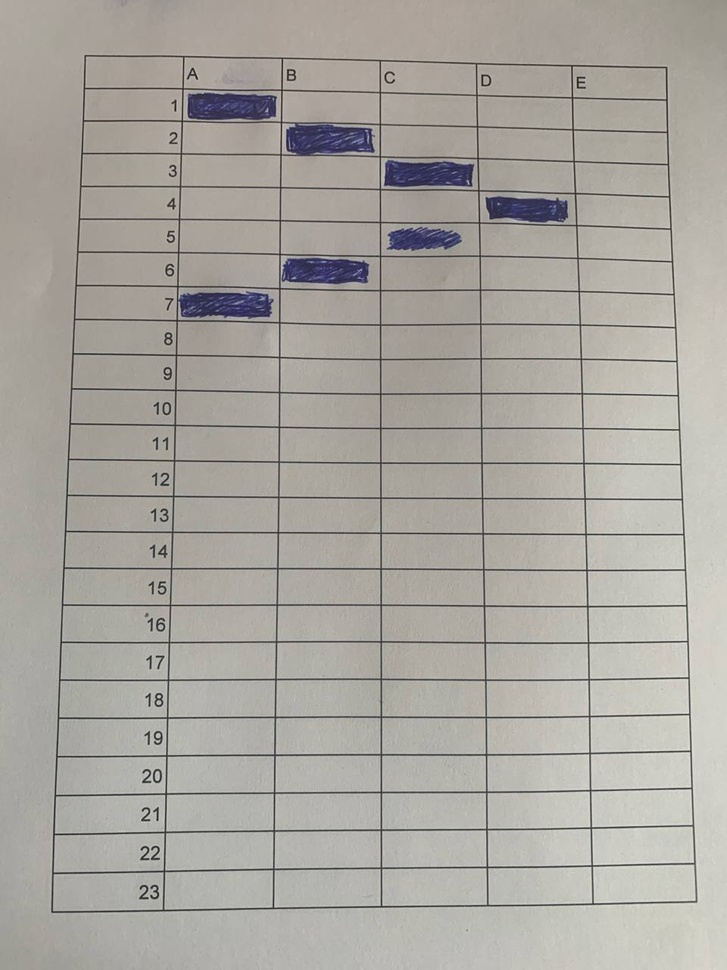
#> input picture assets/photo.jpg, 727 x 970 px, shrunk from 960 x 1280 before the run
$ python -i aurora_cv.py   (imports and definitions only)
#> lines starting #> are read from the running program, lines starting #| are printed output that depends on the picture; after the words box and inside, x2 and y2 are one past the last pixel; in counts of white or black regions, pixels touching at a corner belong together
#> further down, picture is the input picture: shape (970, 727, 3); mean B, G, R 159.7, 166.3, 169.5
import cv2
import numpy as np
import string


def convert_to_grayscale(image_data: np.ndarray) -> np.ndarray:
    return cv2.cvtColor(image_data, cv2.COLOR_BGR2GRAY)


def apply_threshold(
        image_data: np.ndarray, threshold_value: int = 100, max_value: int = 150
) -> np.ndarray:
#> called with threshold_value = 100, max_value = 150
    _, binary_image = cv2.threshold(
        image_data, threshold_value, max_value, cv2.THRESH_BINARY_INV + cv2.THRESH_OTSU
    )
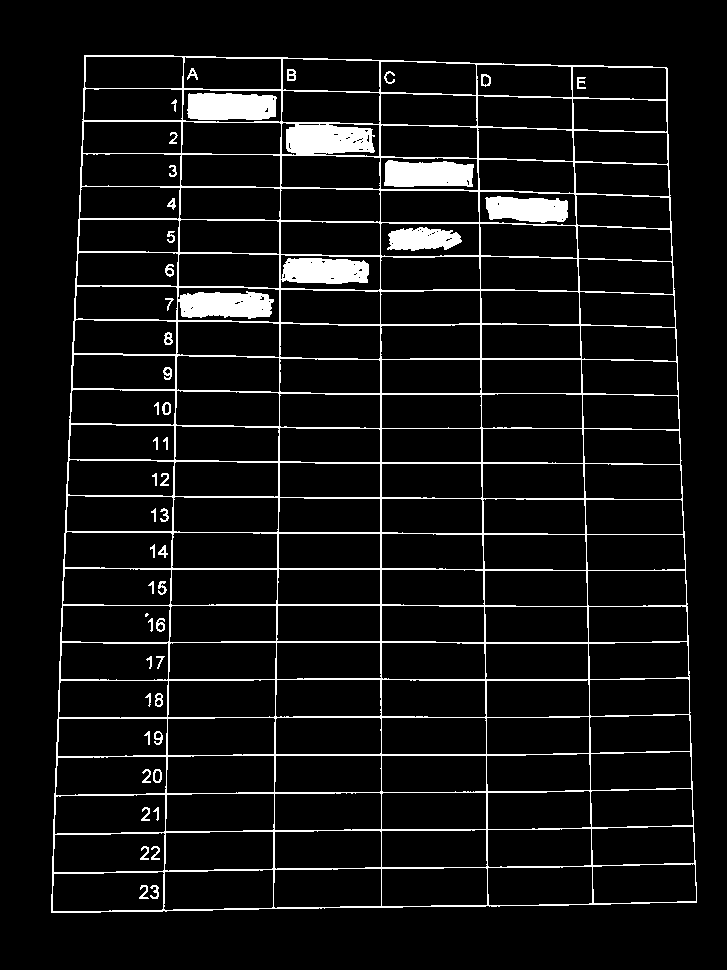
#> binary_image: shape (970, 727); values 0 (black) and 150 (white), 7.3% white; 48 white regions (1 under 20 px)
    return binary_image


def apply_gaussian_blur(image_data: np.ndarray, kernel_size: int = 5) -> np.ndarray:
    return cv2.GaussianBlur(image_data, (kernel_size, kernel_size), 0)


def apply_morphological_operation(
        image_data: np.ndarray, operation: int = cv2.MORPH_CLOSE, kernel_size: int = 5
) -> np.ndarray:
    kernel = np.ones((kernel_size, kernel_size), np.uint8)
    return cv2.morphologyEx(image_data, operation, kernel)


def apply_unsharp_mask(image_data: np.ndarray) -> np.ndarray:
    blurred_image = cv2.GaussianBlur(image_data, (5, 5), 0)
    return cv2.addWeighted(image_data, 1.5, blurred_image, -0.5, 0)


def apply_bilateral_filtering(image_data: np.ndarray) -> np.ndarray:
    return cv2.bilateralFilter(image_data, 5, 50, 50)


# [4 lines left out: function apply_adaptive_threshold, not called in this run]


def apply_non_local_means_denoising(image_data: np.ndarray) -> np.ndarray:
    return cv2.fastNlMeansDenoising(image_data, None, 10, 7, 21)


def find_contours(binary_image: np.ndarray) -> list:
    contours, _ = cv2.findContours(
        binary_image, cv2.RETR_EXTERNAL, cv2.CHAIN_APPROX_SIMPLE
    )
    return contours


def find_largest_contour(contour_list: list) -> np.ndarray:
    return max(contour_list, key=cv2.contourArea)


def approximate_contour(contour: np.ndarray, epsilon: float = 0.1) -> np.ndarray:
    perimeter = cv2.arcLength(contour, True)
    return cv2.approxPolyDP(contour, epsilon * perimeter, True)


def find_table_corners(image_data: np.ndarray) -> np.ndarray:
    grayscale_image = convert_to_grayscale(image_data)
    blurred_image = apply_gaussian_blur(grayscale_image)
    binary_image = apply_threshold(blurred_image)
    binary_image = apply_morphological_operation(binary_image, cv2.MORPH_CLOSE, 5)
    contour_list = find_contours(binary_image)
    largest_contour = find_largest_contour(contour_list)
    corner_points = approximate_contour(largest_contour)
    return corner_points


def fix_perspective(image_data: np.ndarray, corner_points: np.ndarray) -> np.ndarray:
    corner_points = corner_points.reshape(-1, 2)
    center = np.mean(corner_points, axis=0)
    angles = np.arctan2(corner_points[:, 1] - center[1], corner_points[:, 0] - center[0])
    sorted_indices = np.argsort(angles)
    corner_points = corner_points[sorted_indices]

    if corner_points.shape[0] < 4:
        raise ValueError("At least 4 corner points are required")

    source_points = np.float32(corner_points[:4])
    width = max(
        np.linalg.norm(source_points[0] - source_points[1]),
        np.linalg.norm(source_points[2] - source_points[3]),
    )
    height = max(
        np.linalg.norm(source_points[0] - source_points[3]),
        np.linalg.norm(source_points[1] - source_points[2]),
    )
    destination_points = np.float32(
        [[0, 0], [width - 1, 0], [width - 1, height - 1], [0, height - 1]]
    )
    perspective_matrix = cv2.getPerspectiveTransform(source_points, destination_points)
    corrected_image = cv2.warpPerspective(
        image_data, perspective_matrix, (int(width), int(height))
    )
    return corrected_image


def deskew_image(image_data: np.ndarray) -> np.ndarray:
    grayscale_image = convert_to_grayscale(image_data)
    binary_image = apply_threshold(grayscale_image)
    contours, _ = cv2.findContours(
        binary_image, cv2.RETR_EXTERNAL, cv2.CHAIN_APPROX_SIMPLE
    )
#> contours = 1 contour; box (x1, y1, x2, y2) and area: (51, 55, 697, 913) 520014
    contour = max(contours, key=cv2.contourArea)
#> contour = contour of 215 points, box (x1, y1, x2, y2) (51, 55, 697, 913), area 520014
    rect = cv2.minAreaRect(contour)
#> rect = ((373.5, 483.5), (857, 645), -90)
    (x, y), (w, h), angle = rect
#> x = 373.5; y = 483.5; w = 857; h = 645; angle = -90
    if angle > 45:
        angle = 90 - angle
    else:
        angle = -angle
#> angle = 90
    (h, w) = image_data.shape[:2]
#> h = 970; w = 727
    center = (w // 2, h // 2)
#> center = (363, 485)
    M = cv2.getRotationMatrix2D(center, angle, 1.0)
#> M = [[6.12e-17, 1, -122], [-1, 6.12e-17, 848]]
    corrected_image = cv2.warpAffine(image_data, M, (w, h))
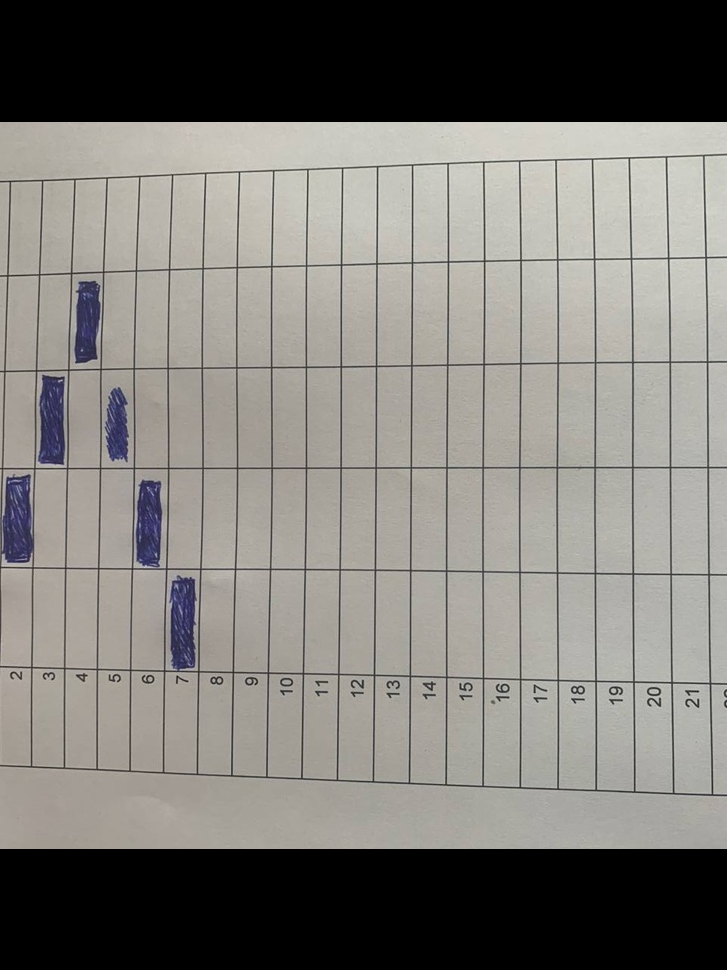
#> corrected_image: shape (970, 727, 3); mean B, G, R 119.2, 124.1, 126.4
    return corrected_image


# [12 lines left out: function detect_trapezoidal_table, not called in this run]


def process_image(image_data: np.ndarray) -> np.ndarray:
    image_data = deskew_image(image_data)
    corner_points = find_table_corners(image_data)
#> call 2 of apply_threshold, with threshold_value = 100, max_value = 150
#> in apply_threshold (call 2), `_, binary_image = cv2.threshold( image_data, threshold_value, max_valu..`:
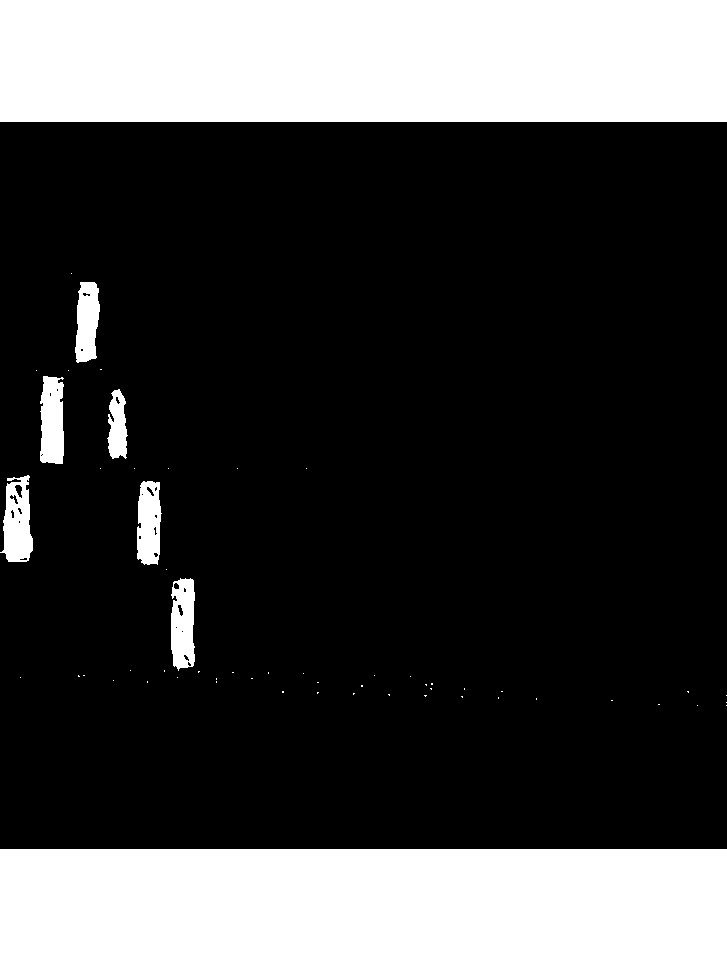
#> binary_image: shape (970, 727); values 0 (black) and 150 (white), 26.5% white; 57 white regions (49 under 20 px), largest, box (x1, y1, x2, y2) and area: (0, 0, 727, 122) 88694, (0, 849, 727, 970) 87967, (0, 475, 33, 562) 1955
#> in apply_morphological_operation, `return cv2.morphologyEx(image_data, operation, kernel)`:
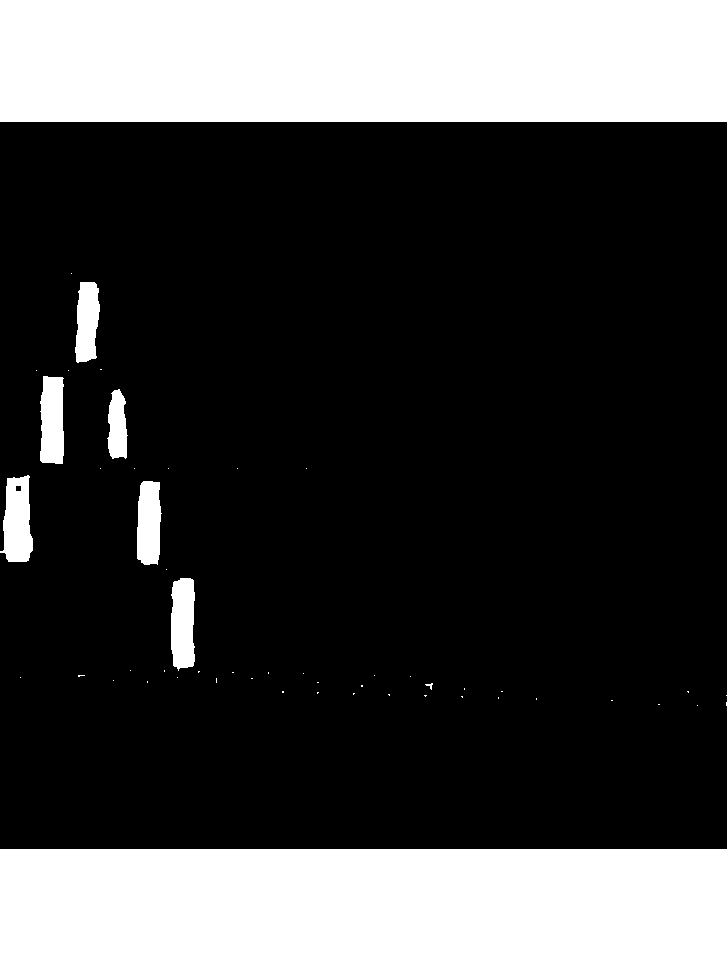
#> returned value: shape (970, 727); values 0 (black) and 150 (white), 26.6% white; 52 white regions (43 under 20 px)
#> in find_contours, `contours, _ = cv2.findContours( binary_image, cv2.RETR_EXTERNAL, cv2.C..`: contours = 52 contours, 44 with area under 20; largest, box (x1, y1, x2, y2) and area: (0, 0, 727, 122) 87846, (0, 849, 727, 970) 87120, (0, 475, 33, 562) 2026, (171, 578, 195, 671) 1851, (40, 376, 64, 464) 1796, (137, 481, 162, 565) 1696, (75, 282, 100, 363) 1494, (107, 389, 128, 459) 1018
#> in find_table_corners, `contour_list = find_contours(binary_image)`: contour_list has the same summary as contours in find_contours
#> in find_table_corners, `largest_contour = find_largest_contour(contour_list)`: largest_contour = [[0, 0], [0, 121], [726, 121], [726, 0]]
#> in approximate_contour, `perimeter = cv2.arcLength(contour, True)`: perimeter = 1694
#> in find_table_corners, `corner_points = approximate_contour(largest_contour)`: corner_points = [[0, 0], [726, 121]]
#> corner_points = [[0, 0], [726, 121]]
    corrected_image = fix_perspective(image_data, corner_points)
#> in fix_perspective, `center = np.mean(corner_points, axis=0)`: center = [363, 60.5]
#> in fix_perspective, `angles = np.arctan2(corner_points[:, 1] - center[1], corner_points[:, ..`: angles = [-2.98, 0.165]
#> in fix_perspective, `sorted_indices = np.argsort(angles)`: sorted_indices = [0, 1]
    if detect_trapezoidal_table(corrected_image):
        corrected_image = apply_unsharp_mask(corrected_image)
        corrected_image = apply_bilateral_filtering(corrected_image)
        corrected_image = apply_adaptive_threshold(corrected_image)
        corrected_image = apply_non_local_means_denoising(corrected_image)
    return corrected_image


# [142 lines left out: functions apply_filter, scan_and_mark_cells, enhance_contrast_and_sharpness, detect_empty_contours, remove_small_contours, remove_similar_contours and 2 more, not called in this run]


IMAGE_PATH = "photos/photo.jpeg"
CONTRAST_ALPHA = 0.8
CONTRAST_BETA = 5
SHARPENING_KERNEL = np.array([[-1, -1, -1], [-1, 11, -1], [-1, -1, -1]])
THRESHOLD_VALUE = 240

CORRECT_ANSWER_TEST = [
    {'question': '1', 'correct_answer': 'A'},
    {'question': '7', 'correct_answer': 'A'},
    {'question': '3', 'correct_answer': 'C'},
    {'question': '2', 'correct_answer': 'B'},
    {'question': '5', 'correct_answer': 'C'},
    {'question': '4', 'correct_answer': 'D'},
    {'question': '6', 'correct_answer': 'B'}
]


# [66 lines left out: function get_answer, not called in this run]

>>> import cv2
>>> picture = cv2.imread('../assets/photo.jpg')
#> (the run stopped early here; a loop or call above may not have finished)
